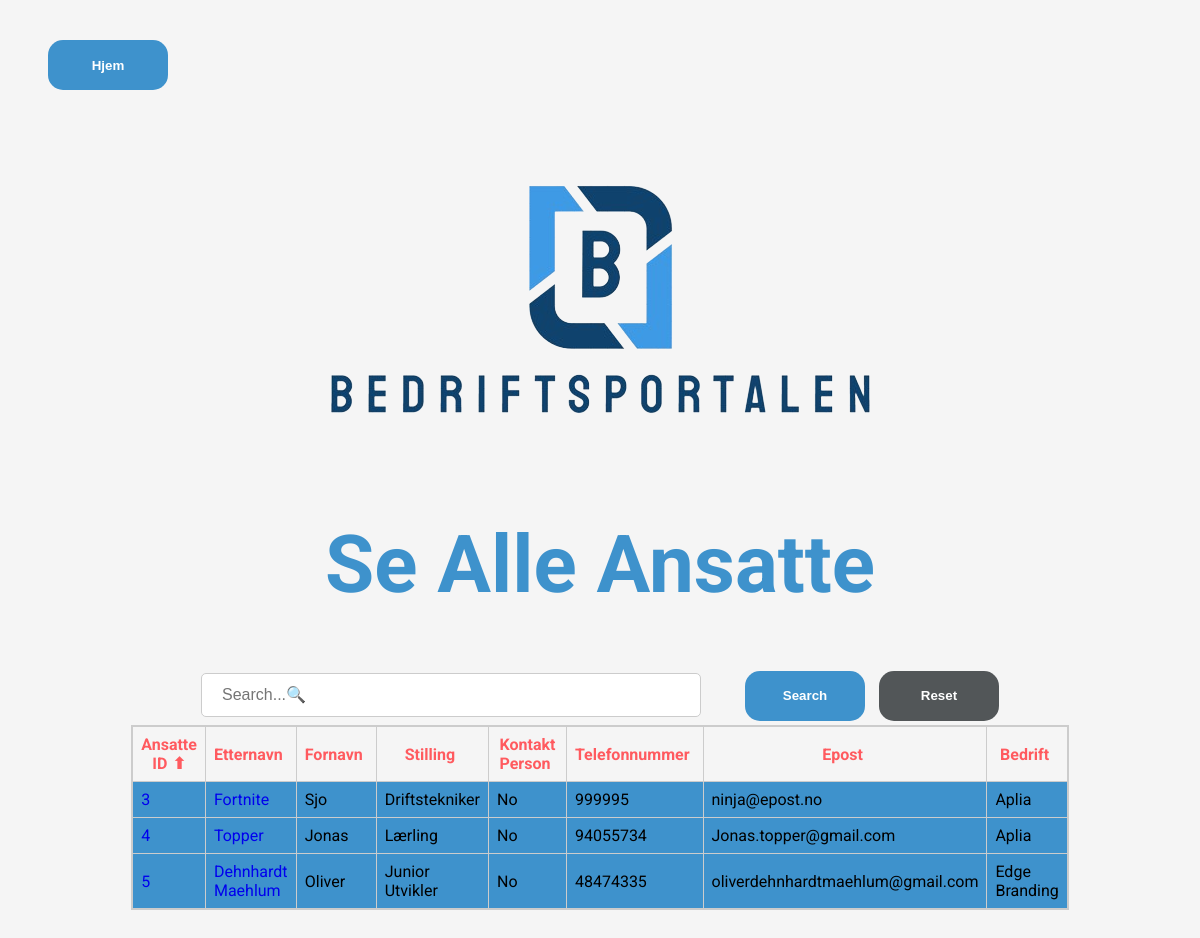
/CRUD/alle_ansatte.php, run on the app's committed database.
### tables this page shows
CREATE TABLE `ansatte_tb` (
  `ansatte_id` bigint(20) UNSIGNED NOT NULL,
  `ansatte_etternavn` varchar(30) NOT NULL,
  `ansatte_fornavn` varchar(30) NOT NULL,
  `ansatte_stilling` varchar(40) NOT NULL,
  `ansatte_kontakt_person` tinyint(1) NOT NULL,
  `ansatte_tlf_nr` varchar(15) NOT NULL,
  `ansatte_epost` varchar(250) NOT NULL,
  `ansatte_bedrifts_id` bigint(20) UNSIGNED NOT NULL
);

CREATE TABLE `bedrifter_tb` (
  `bedrift_id` bigint(20) UNSIGNED NOT NULL,
  `bedrift_navn` varchar(45) NOT NULL,
  `bedrift_adresse` varchar(45) NOT NULL,
  `bedrift_org_form` varchar(45) NOT NULL,
  `bedrift_reg_dato` date DEFAULT NULL,
  `bedrift_org_nr` varchar(45) NOT NULL,
  `bedrift_beskrivelse` varchar(250) DEFAULT NULL,
  `bedrift_post_nr` varchar(4) NOT NULL,
  `bedrift_post_sted` varchar(45) NOT NULL,
  `bedrift_logo_filepath` varchar(100) DEFAULT NULL,
  `bedrift_er_kunde` tinyint(1) NOT NULL
);

### CRUD/alle_ansatte.php (the view, shortened to what this page needs)
<?php
include 'connect.php';
$sql = "SELECT a.*, b.bedrift_navn
        FROM ansatte_tb a
        LEFT JOIN bedrifter_tb b ON a.ansatte_bedrifts_id = b.bedrift_id";
$sort = isset($_GET['sort']) ? $_GET['sort'] : 'ansatte_id';
$order = isset($_GET['order']) && $_GET['order'] == 'desc' ? 'DESC' : 'ASC';
$sql .= " ORDER BY $sort $order";
$result = mysqli_query($conn, $sql);
?>
<!DOCTYPE html>
<html lang="en">
<head>
    <link rel="stylesheet" href="../stylesheets/stylesheet.css">
</head>
<body>
    <a href="../"><button type="button" class="btn">Hjem </button></a>
    <div class="logo-alle_ansatte-con">
        <img class="logo-alle_ansatte" src="../images/logo_no_slogan.png">
    </div>
    <h1>Se Alle Ansatte</h1>
    <div class="ansatte-search-box">
        <form action="alle_ansatte.php" method="GET">
            <input type="text" id="search" name="search" placeholder="Search...🔍">
            <button type="submit" class="btn">Search</button>
            <a href="alle_ansatte.php"><button class="reset-btn">Reset</button></a>
        </form>
    </div>
    <table class="all-view-table">
        <thead>
            <tr class="alle-ansatte">
                <th><a href="?sort=ansatte_id&order=<?php echo $order == 'ASC' ? 'desc' : 'asc'; ?>">Ansatte ID<span class="sort-arrow <?php echo $order == 'ASC' && $sort == 'ansatte_id' ? 'asc' : ($order == 'DESC' && $sort == 'ansatte_id' ? 'desc' : ''); ?>"></span></a></th>
                <th><a href="?sort=ansatte_etternavn&order=<?php echo $order == 'ASC' ? 'desc' : 'asc'; ?>">Etternavn</a></th>
                <th><a href="?sort=ansatte_fornavn&order=<?php echo $order == 'ASC' ? 'desc' : 'asc'; ?>">Fornavn</a></th>
                <th><a href="?sort=ansatte_stilling&order=<?php echo $order == 'ASC' ? 'desc' : 'asc'; ?>">Stilling</a></th>
                <th><a href="?sort=ansatte_kontakt_person&order=<?php echo $order == 'ASC' ? 'desc' : 'asc'; ?>">Kontakt Person</a></th>
                <th><a href="?sort=ansatte_tlf_nr&order=<?php echo $order == 'ASC' ? 'desc' : 'asc'; ?>">Telefonnummer</a></th>
                <th><a href="?sort=ansatte_epost&order=<?php echo $order == 'ASC' ? 'desc' : 'asc'; ?>">Epost</a></th>
                <th><a href="?sort=bedrift_navn&order=<?php echo $order == 'ASC' ? 'desc' : 'asc'; ?>">Bedrift</a></th>
            </tr>
        </thead>
        <tbody>
            <?php while ($row = mysqli_fetch_assoc($result)) : ?>
                <?php $ansattClass = $row['ansatte_kontakt_person'] == 1 ? 'kontakt_person_yes' : 'kontakt_person_no'; ?>
                <tr class="<?php echo $ansattClass; ?>">
                    <td><a href="Detailed-view-ansatte.php?ansatte_id=<?php echo $row['ansatte_id']; ?>"><?php echo $row['ansatte_id']; ?></a></td>
                    <td><a href="Edit-ansatt.php?ansatte_id=<?php echo $row['ansatte_id']; ?>"><?php echo $row['ansatte_etternavn']; ?></a></td>
                    <td><?php echo $row['ansatte_fornavn']; ?></td>
                    <td><?php echo $row['ansatte_stilling']; ?></td>
                    <td><?php echo $row['ansatte_kontakt_person'] ? 'Yes' : 'No'; ?></td>
                    <td><?php echo $row['ansatte_tlf_nr']; ?></td>
                    <td><?php echo $row['ansatte_epost']; ?></td>
                    <td><?php echo $row['bedrift_navn']; ?></td>
                </tr>
        </tbody>
    <?php endwhile; ?>
    </table>
</body>
</html>

### stylesheets/stylesheet.css (style rules this page uses)
body { background-color: #F5F5F5; margin-top: 5vh; font-family: "Roboto", sans-serif; }
h1 { text-align: center; font-size: 10vh; color: #3E92CC; }
input { font-size: 16px; }
input[type=text] { width: 60%; padding: 12px 20px; margin: 8px 0; box-sizing: border-box; border: 1px solid #CCCCCC; border-radius: 5px; }
a { text-decoration: none; }
.logo-alle_ansatte { max-width: 600px; max-height: 450px; margin: auto; margin-bottom: 5vh; }
.logo-alle_ansatte-con { text-align: center; text-align: center; }
table { width: 70%; border-collapse: collapse; border: 2px solid #CCCCCC; border-radius: 10px; margin: auto; }
th, td { border: 1px solid #CCCCCC; padding: 8px; }
.btn { min-width: 120px; min-height: 50px; margin-left: 5vh; font-weight: bolder; background-color: #3E92CC; border: none; border-radius: 15px; color: white; }
.alle-ansatte a { color: #FF5A5F; }
.ansatte-search-box { text-align: center; justify-content: center; align-items: center; }
.reset-btn { min-height: 50px; min-width: 120px; margin-left: 10px; font-weight: bolder; background-color: #525658; border: none; border-radius: 15px; color: white; }
.all-view-table { margin-bottom: 100px; }
.sort-arrow { margin-left: 5px; }
.sort-arrow.asc::after { content:"⬆"; }

### CRUD/alle_ansatte.php (style rules this page uses)
#search { width: 500px; }
.kontakt_person_no { background-color: #3E92CC; }

### data on the page
ansatte_tb: ansatte_id "3", ansatte_etternavn "Fortnite", ansatte_fornavn "Sjo", ansatte_stilling "Driftstekniker", ansatte_kontakt_person "No", ansatte_tlf_nr "999995", ansatte_epost "ninja@epost.no", ansatte_bedrifts.bedrift_navn "Aplia"
ansatte_tb: ansatte_id "4", ansatte_etternavn "Topper", ansatte_fornavn "Jonas", ansatte_stilling "Lærling", ansatte_kontakt_person "No", ansatte_tlf_nr "94055734", ansatte_epost "Jonas.topper@gmail.com", ansatte_bedrifts.bedrift_navn "Aplia"
ansatte_tb: ansatte_id "5", ansatte_etternavn "Dehnhardt Maehlum", ansatte_fornavn "Oliver", ansatte_stilling "Junior Utvikler", ansatte_kontakt_person "No", ansatte_tlf_nr "48474335", ansatte_epost "oliverdehnhardtmaehlum@gmail.com", ansatte_bedrifts.bedrift_navn "Edge Branding"
